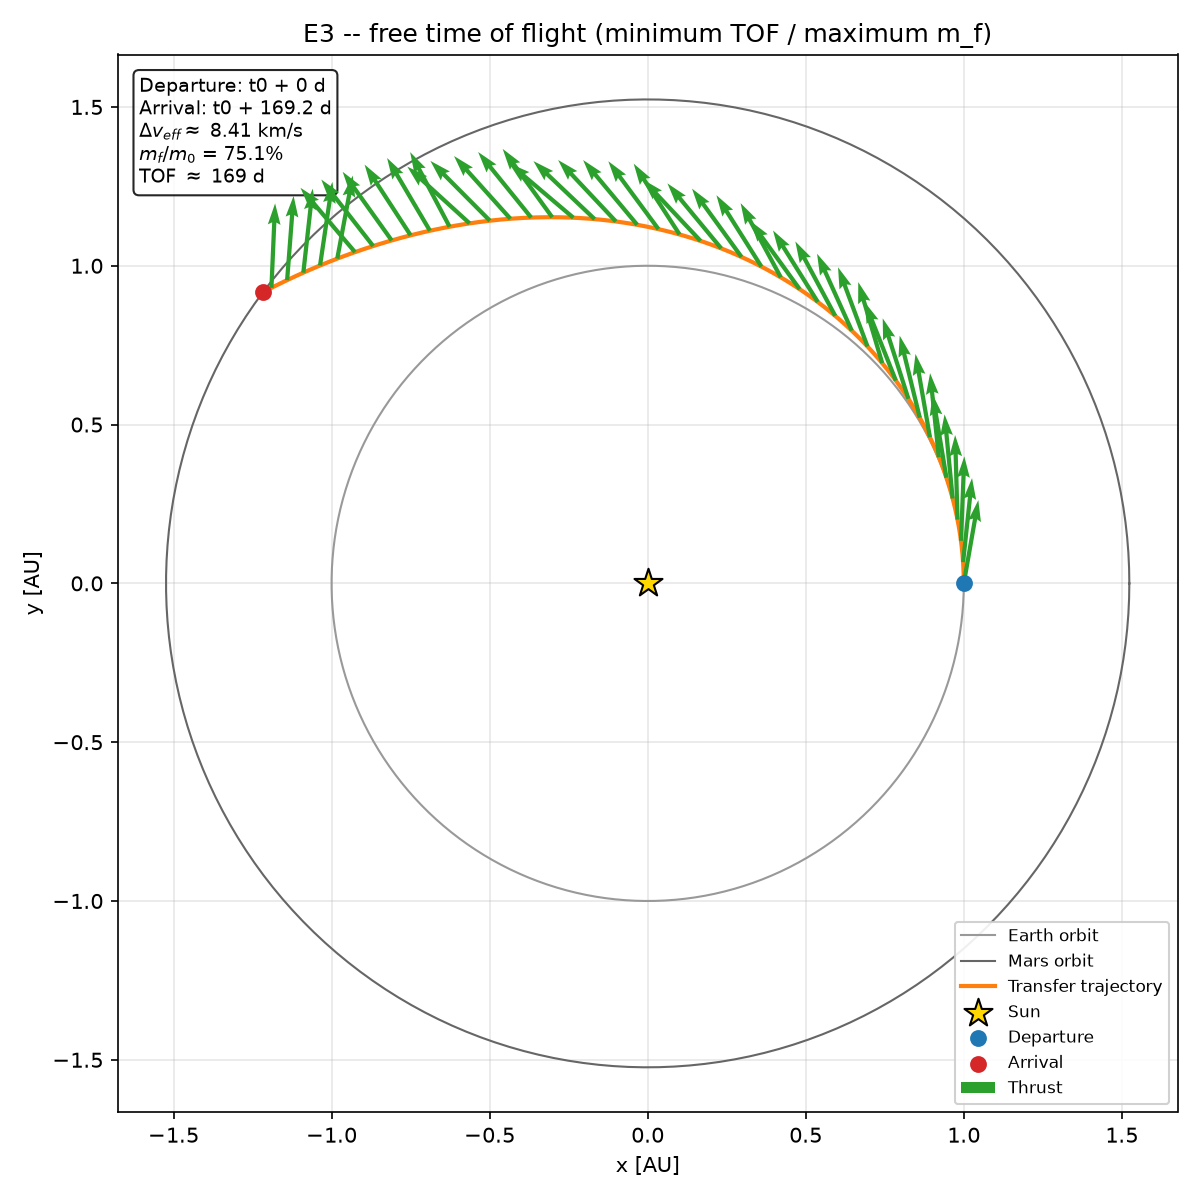

This chart was generated by the following Python code:
"""E3 (PLAN.md sec. 3, escalera de realismo): 2D, tiempo de vuelo libre.

Extiende E2 agregando el tiempo de vuelo total (TOF) como variable de
decision adicional junto a los angulos de direccion `alpha_i` -- sigue
2D, orbitas circulares idealizadas, empuje siempre encendido a T_max
(la magnitud sigue sin ser variable de decision; eso lo introduciria un
escalon aparte, no definido en la escalera de PLAN.md).

Objetivo: a diferencia de E2 (donde con TOF fijo y T_max siempre
encendido la masa consumida no dependia de la direccion, asi que hubo
que inventar un objetivo de "esfuerzo de control"), aqui **minimizar el
TOF es maximizar la masa final** de forma directa y genuina: con empuje
de magnitud constante, m_f = m_0 - k*TOF, asi que menos tiempo quemando
propelente para llegar a la misma insercion cuasi-circular es
literalmente "max m(t_f)" (el objetivo real del proyecto, README.md
Abstract), no un proxy. Restricciones (duras, via SLSQP): radio final =
radio de Marte, rapidez final = velocidad circular en ese radio -- igual
que E2.

**Nota de robustez de la formulacion (aprendida auditando E2, ver
docs/adr y benchmarks/e2_optimized_steering.py):** los angulos `alpha_i`
son variables periodicas (una direccion fisica se repite cada 2*pi).
Acotarlos ingenuamente a `[-pi, pi]` puede hacer que SLSQP se quede
pegado en un borde artificial en vez de seguir explorando -- se
verifico empiricamente (moviendo el borde y viendo que la solucion
mejoraba) antes de fijar `[-2*pi, 2*pi]` como cota real. Con esa cota,
la convergencia multi-semilla es mucho mas consistente que en E2 (ver
tests/test_e3_scenario.py): most semillas caen en el *mismo* optimo a
varios decimales, no solo en el mismo valor de objetivo.

Caso de referencia (igual que E1/E2, PLAN.md sec. 3): Isp = 3000 s,
T_max = 0.5 N, m0 = 1000 kg. La semilla de arranque es el perfil
convergido de E2 (TOF=180 dias) -- calentar cada escalon con el anterior,
no empezar de cero.

Uso: `uv run python benchmarks/e3_free_tof.py`
Genera: benchmarks/e3_free_tof.png
"""

from __future__ import annotations

from pathlib import Path

import numpy as np
from scipy.integrate import solve_ivp

from helios.constants import DAY_S, G0_KM_S2, MARS_SEMI_MAJOR_AXIS_AU, TU_S
from helios.dynamics import equations_of_motion, thrust_direction, thrust_to_canonical
from helios.solvers.local import solve_slsqp
from helios.viz import plot_trajectory

ISP_S = 3000.0
T_MAX_N = 0.5
M0_KG = 1000.0
N_SEGMENTS = 8
N_PLOT_POINTS_PER_SEGMENT = 50

# Semilla de arranque: perfil convergido de E2 (benchmarks/e2_optimized_steering.py) a TOF=180d.
SEED_ALPHA_DEG = [23.35, 31.60, 39.65, 46.74, 52.46, 57.05, -79.01, -81.08]
SEED_TOF_DAYS = 180.0

TOF_BOUNDS_DAYS = (30.0, 400.0)
ALPHA_BOUND_RAD = 2.0 * np.pi  # ver nota de robustez en el docstring del modulo

SEARCH_RTOL = 1e-8
SEARCH_ATOL = 1e-10
VERIFY_RTOL = 1e-11
VERIFY_ATOL = 1e-13


def v_circular_at_mars() -> float:
    return np.sqrt(1.0 / MARS_SEMI_MAJOR_AXIS_AU)  # canonico, mu=1


def default_seed() -> np.ndarray:
    return np.concatenate([np.radians(SEED_ALPHA_DEG), [SEED_TOF_DAYS * DAY_S / TU_S]])


def terminal_state(x: np.ndarray, *, rtol: float, atol: float) -> np.ndarray:
    """x = [alpha_1..alpha_N, tof_tu]."""
    thrust_canonical = thrust_to_canonical(T_MAX_N, M0_KG)
    alphas = x[:N_SEGMENTS]
    tof_tu = x[N_SEGMENTS]
    segment_duration = tof_tu / N_SEGMENTS
    state = np.array([1.0, 0.0, 0.0, 0.0, 1.0, 0.0, 1.0])
    for alpha in alphas:

        def thrust_fn(_t, _s, a=alpha):
            return thrust_canonical, a, 0.0

        sol = solve_ivp(
            equations_of_motion,
            t_span=(0.0, segment_duration),
            y0=state,
            method="DOP853",
            rtol=rtol,
            atol=atol,
            args=(thrust_fn, ISP_S, 1.0),
        )
        if not sol.success:
            raise RuntimeError(f"segment propagation failed: {sol.message}")
        state = sol.y[:, -1]
    return state


def radius_constraint(x: np.ndarray) -> float:
    state = terminal_state(x, rtol=SEARCH_RTOL, atol=SEARCH_ATOL)
    return np.linalg.norm(state[0:3]) - MARS_SEMI_MAJOR_AXIS_AU


def speed_constraint(x: np.ndarray) -> float:
    state = terminal_state(x, rtol=SEARCH_RTOL, atol=SEARCH_ATOL)
    return np.linalg.norm(state[3:6]) - v_circular_at_mars()


def tof_objective(x: np.ndarray) -> float:
    return float(x[N_SEGMENTS])


def solve(x0: np.ndarray | None = None) -> np.ndarray:
    """Optimiza `[alpha_1..alpha_N, TOF]`: minimo TOF (= masa final
    maxima) sujeto a insercion cuasi-circular en Marte."""
    if x0 is None:
        x0 = default_seed()
    bounds = [(-ALPHA_BOUND_RAD, ALPHA_BOUND_RAD)] * N_SEGMENTS + [
        (TOF_BOUNDS_DAYS[0] * DAY_S / TU_S, TOF_BOUNDS_DAYS[1] * DAY_S / TU_S)
    ]
    constraints = [
        {"type": "eq", "fun": radius_constraint},
        {"type": "eq", "fun": speed_constraint},
    ]
    return solve_slsqp(
        tof_objective,
        constraints,
        x0,
        bounds=bounds,
        options={"maxiter": 400, "ftol": 1e-13},
    )


def simulate(x: np.ndarray):
    """Re-propaga la solucion optimizada con tolerancia fina; devuelve
    `(trajectory, segment_of_row, thrust_canonical)` (ver
    e2_optimized_steering.simulate, mismo esquema)."""
    thrust_canonical = thrust_to_canonical(T_MAX_N, M0_KG)
    alphas = x[:N_SEGMENTS]
    tof_tu = x[N_SEGMENTS]
    segment_duration = tof_tu / N_SEGMENTS
    state = np.array([1.0, 0.0, 0.0, 0.0, 1.0, 0.0, 1.0])

    trajectory_rows = [state]
    segment_of_row = [0]
    for segment_idx, alpha in enumerate(alphas):

        def thrust_fn(_t, _s, a=alpha):
            return thrust_canonical, a, 0.0

        t_eval = np.linspace(0.0, segment_duration, N_PLOT_POINTS_PER_SEGMENT)
        sol = solve_ivp(
            equations_of_motion,
            t_span=(0.0, segment_duration),
            y0=state,
            method="DOP853",
            rtol=VERIFY_RTOL,
            atol=VERIFY_ATOL,
            args=(thrust_fn, ISP_S, 1.0),
            t_eval=t_eval,
        )
        if not sol.success:
            raise RuntimeError(f"segment propagation failed: {sol.message}")
        new_rows = sol.y[:, 1:].T
        trajectory_rows.extend(new_rows)
        segment_of_row.extend([segment_idx] * len(new_rows))
        state = sol.y[:, -1]

    return np.array(trajectory_rows), np.array(segment_of_row), thrust_canonical


def render(
    x: np.ndarray, trajectory: np.ndarray, segment_of_row: np.ndarray, thrust_canonical: float
) -> Path:
    alphas = x[:N_SEGMENTS]
    tof_days = x[N_SEGMENTS] * TU_S / DAY_S

    r_transfer = trajectory[:, 0:2]
    thrust_vectors = np.zeros((len(trajectory), 2))
    for idx in range(len(trajectory)):
        alpha = alphas[segment_of_row[idx]]
        r_vec = trajectory[idx, 0:3]
        v_vec = trajectory[idx, 3:6]
        thrust_vectors[idx] = thrust_canonical * thrust_direction(r_vec, v_vec, alpha, 0.0)[0:2]

    theta = np.linspace(0.0, 2.0 * np.pi, 200)
    r_earth = np.column_stack([np.cos(theta), np.sin(theta)])
    r_mars = MARS_SEMI_MAJOR_AXIS_AU * np.column_stack([np.cos(theta), np.sin(theta)])

    mass_ratio = trajectory[-1, 6]
    delta_v_km_s = ISP_S * G0_KM_S2 * np.log(1.0 / mass_ratio)

    fig = plot_trajectory(
        r_earth,
        r_mars,
        r_transfer,
        thrust_vectors,
        departure_date="t0 + 0 d",
        arrival_date=f"t0 + {tof_days:.1f} d",
        delta_v_km_s=delta_v_km_s,
        mass_ratio=mass_ratio,
        tof_days=tof_days,
    )
    fig.axes[0].set_title("E3 -- free time of flight (minimum TOF / maximum m_f)")

    out_path = Path(__file__).parent / "e3_free_tof.png"
    fig.savefig(out_path, dpi=150)
    return out_path


if __name__ == "__main__":
    x_opt = solve()
    tof_days_opt = x_opt[N_SEGMENTS] * TU_S / DAY_S
    print("alpha (deg):", np.degrees(x_opt[:N_SEGMENTS]))
    print(f"TOF = {tof_days_opt:.4f} days (E2 baseline was fixed at {SEED_TOF_DAYS:.0f} days)")

    trajectory, segment_of_row, thrust_canonical = simulate(x_opt)
    final = trajectory[-1]
    r_final = np.linalg.norm(final[0:3])
    v_final = np.linalg.norm(final[3:6])
    print(f"r_final = {r_final:.6f} DU (Mars = {MARS_SEMI_MAJOR_AXIS_AU} DU)")
    print(f"v_final = {v_final:.6f} DU/TU (circular target = {v_circular_at_mars():.6f})")
    print(f"mass_ratio (m_f/m_0) = {final[6]:.4f}")

    out_path = render(x_opt, trajectory, segment_of_row, thrust_canonical)
    print(f"saved {out_path}")
